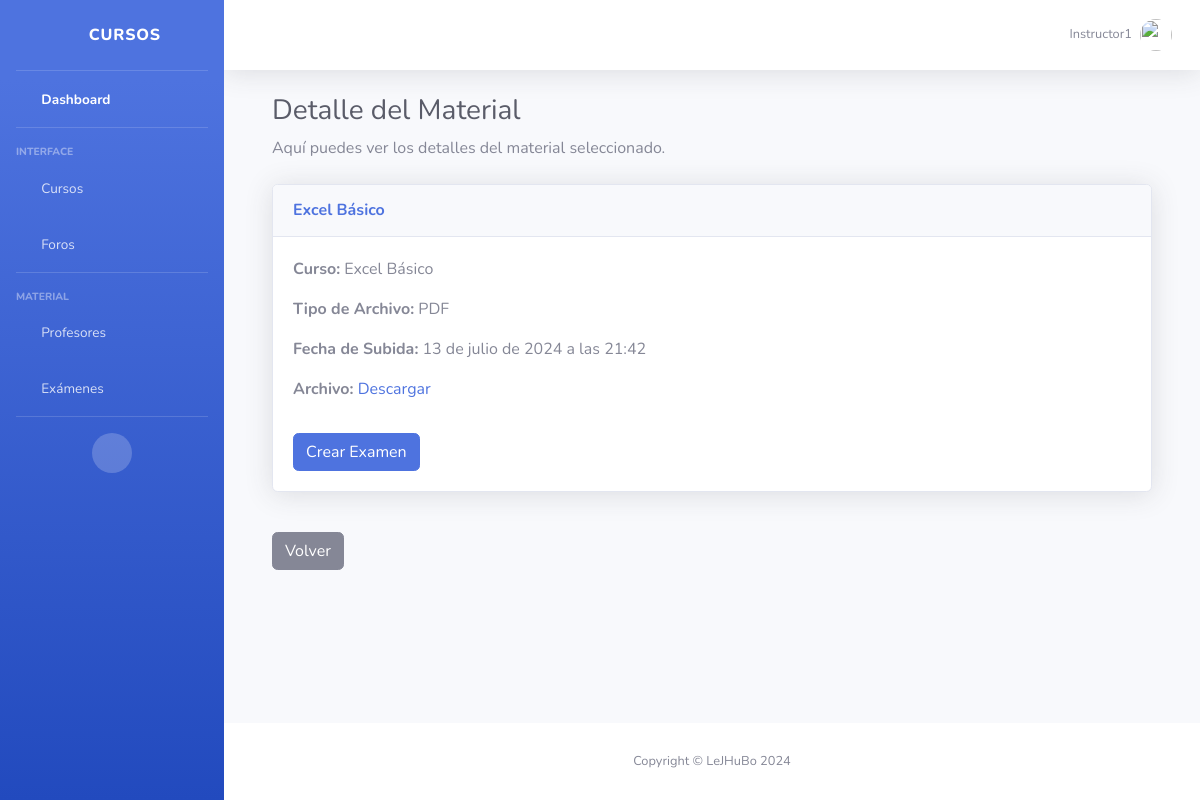
Page /materials/1/ (signed in) on the committed database.
### courses/models.py (models this page shows, shortened)
class User(AbstractUser):
    ROLE_CHOICES = (
        ('student', 'Student'),
        ('instructor', 'Instructor'),
        ('admin', 'Admin'),
    )
    role = models.CharField(max_length=10, choices=ROLE_CHOICES, default='student')
    groups = models.ManyToManyField(Group, related_name='custom_user_set')
    user_permissions = models.ManyToManyField(Permission, related_name='custom_user_set')
    profile_picture = models.ImageField(upload_to='profile_pictures/', null=True, blank=True)
    objects = UserManager()

class Material(models.Model):
    title = models.CharField(max_length=200)
    course = models.ForeignKey(Course, on_delete=models.CASCADE, related_name='materials')
    file_type = models.CharField(max_length=50)
    uploaded_at = models.DateTimeField(auto_now_add=True)
    file = models.FileField(upload_to='materials/', blank=True, null=True)
    video_url = models.URLField(max_length=200, blank=True, null=True)

class Course(models.Model):
    title = models.CharField(max_length=200)
    description = models.TextField()
    start_date = models.DateField()
    end_date = models.DateField()
    instructor = models.ForeignKey(User, on_delete=models.CASCADE, limit_choices_to={'role': 'instructor'})
    image = models.ImageField(upload_to='course_images/', null=True, blank=True)
    video_url = models.URLField(blank=True, null=True)

### courses/views.py (the view, shortened to what this page needs)
# urls.py: path('materials/<int:pk>/', views.MaterialDetailView.as_view(), name='material_detail'),
class MaterialDetailView(LoginRequiredMixin, StudentAccessMixin, UserPassesTestMixin, DetailView):
    model = Material
    template_name = 'material/material_detail.html'
    context_object_name = 'material'
    def test_func(self):
        material = self.get_object()
        return self.request.user == material.course.instructor or self.request.user.is_superuser

### courses/templates/material/material_detail.html (shortened to what this page needs)
{% extends 'index.html' %} {% block title %}Detalle del Material{% endblock %} {% block content %}
<div class="container-fluid">
    <h1 class="h3 mb-2 text-gray-800">Detalle del Material</h1>
    <p class="mb-4">Aquí puedes ver los detalles del material seleccionado.</p>
    <div class="card shadow mb-4">
        <div class="card-header py-3">
            <h6 class="m-0 font-weight-bold text-primary">{{ material.title }}</h6>
        </div>
        <div class="card-body">
            <p><strong>Curso:</strong> {{ material.course.title }}</p>
            <p><strong>Tipo de Archivo:</strong> {{ material.file_type }}</p>
            <p><strong>Fecha de Subida:</strong> {{ material.uploaded_at }}</p>
            {% if material.file %}
            <p><strong>Archivo:</strong> <a href="{{ material.file.url }}" download>Descargar</a></p>
            {% endif %}
            {% if user.is_authenticated and user.role == 'instructor' and material.course.instructor == user %}
            <a href="{% url 'crear_examen' material.course.id %}" class="btn btn-primary mt-3">Crear Examen</a> {% endif %}
        </div>
    </div>
    <a href="{% url 'material_list' %}" class="btn btn-secondary mt-3">Volver</a>
</div>
{% endblock %}

### courses/templates/index.html (shortened to what this page needs)
{% load static %}
<!DOCTYPE html>
<html lang="en">
<head>
    <link href="{% static 'vendor/fontawesome-free/css/all.min.css' %}" rel="stylesheet" type="text/css">
    <link href="{% static 'css/sb-admin-2.min.css' %}" rel="stylesheet">
</head>
<body id="page-top">
    <div id="wrapper">
        <ul class="navbar-nav bg-gradient-primary sidebar sidebar-dark accordion" id="accordionSidebar">
            <a class="sidebar-brand d-flex align-items-center justify-content-center" href="{% url 'index' %}">
                <div class="sidebar-brand-icon rotate-n-15">
                    <i class="fas fa-book"></i>
                </div>
                <div class="sidebar-brand-text mx-3">Cursos <sup></sup></div>
            </a>
            <hr class="sidebar-divider my-0">
            <li class="nav-item active">
                <a class="nav-link" href="{% url 'index' %}">
                    <i class="fas fa-fw fa-tachometer-alt"></i>
                    <span>Dashboard</span></a>
            </li>
            <hr class="sidebar-divider">
            <div class="sidebar-heading">
                Interface
            </div>
            <li class="nav-item">
                <a class="nav-link collapsed" href="#" data-toggle="collapse" data-target="#collapseCourses" aria-expanded="true" aria-controls="collapseCourses">
                    <i class="fas fa-fw fa-cog"></i>
                    <span>Cursos</span>
                </a>
            </li>
            <li class="nav-item">
                <a class="nav-link collapsed" href="#" data-toggle="collapse" data-target="#collapseForos" aria-expanded="true" aria-controls="collapseForos">
                    <i class="fas fa-fw fa-comments"></i>
                    <span>Foros</span>
                </a>
            </li>
            <hr class="sidebar-divider">
            <div class="sidebar-heading">
                Material
            </div>
            <li class="nav-item">
                <a class="nav-link collapsed" href="#" data-toggle="collapse" data-target="#collapsePages" aria-expanded="true" aria-controls="collapsePages">
                    <i class="fas fa-fw fa-folder"></i>
                    <span>Profesores</span>
                </a>
            </li>
            <li class="nav-item">
                <a class="nav-link collapsed" href="#" data-toggle="collapse" data-target="#collapseExams" aria-expanded="true" aria-controls="collapseExams">
                    <i class="fas fa-fw fa-folder"></i>
                    <span>Exámenes</span>
                </a>
            </li>
            <hr class="sidebar-divider d-none d-md-block">
            <div class="text-center d-none d-md-inline">
                <button class="rounded-circle border-0" id="sidebarToggle"></button>
            </div>
        </ul>
        <div id="content-wrapper" class="d-flex flex-column">
            <div id="content">
                <nav class="navbar navbar-expand navbar-light bg-white topbar mb-4 static-top shadow">
                    <ul class="navbar-nav ml-auto">
                        <li class="nav-item dropdown no-arrow">
                            <a class="nav-link dropdown-toggle" href="#" id="userDropdown" role="button" data-toggle="dropdown" aria-haspopup="true" aria-expanded="false">
                                <span class="mr-2 d-none d-lg-inline text-gray-600 small">{{ user.username }}</span> {% if user.profile_picture %}
                                <img class="img-profile rounded-circle" src="{{ user.profile_picture.url }}"> {% else %}
                                <img class="img-profile rounded-circle" src="{% static 'img/undraw_profile.svg' %}"> {% endif %}
                            </a>
                        </li>
                    </ul>
                </nav>
                <div class="container-fluid">
                    {% block content %}{% endblock %}
                </div>
            </div>
            <footer class="sticky-footer bg-white">
                <div class="container my-auto">
                    <div class="copyright text-center my-auto">
                        <span>Copyright &copy; LeJHuBo 2024</span>
                    </div>
                </div>
            </footer>
        </div>
    </div>
</body>
</html>

### rows in the picture
User: username "Instructor1"
Material: title "Excel Básico", course "Excel Básico", file_type "PDF", uploaded_at "13 de julio de 2024 a las 21:42"
